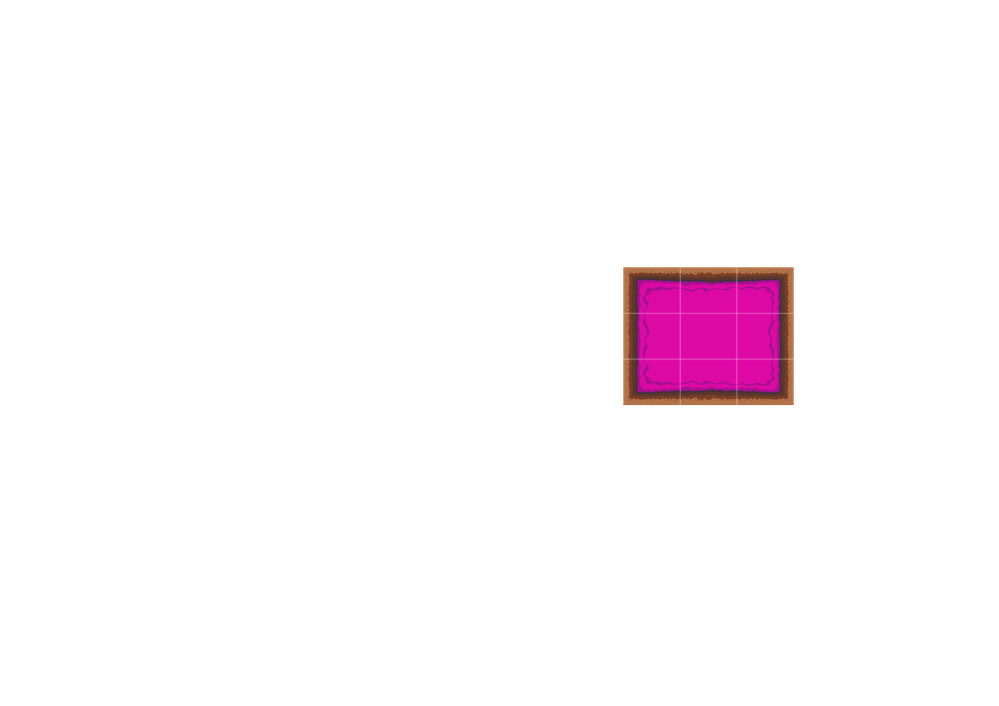
#> input picture gay_poison_tiles_v1.png, 999 x 706 px, shrunk from 3508 x 2480 before the run
$ python stitch_images.py
#> lines starting #> are read from the running program, lines starting #| are printed output that depends on the picture
import os
from PIL import Image
import tkinter as tk
from tkinter import filedialog

# Function to read all images from a directory and return them in alphabetical order
def read_images_from_directory(directory):
    files = sorted([f for f in os.listdir(directory) if f.endswith(('png', 'jpg', 'jpeg'))])
    images = [Image.open(os.path.join(directory, f)).convert("RGBA") for f in files]
    return images

# Function to remove the bottom transparent portion of an image
def crop_bottom_transparent(image):
    # Get the alpha channel of the image
    alpha = image.split()[-1]
    # Find the lowest non-transparent pixel
    non_transparent = alpha.getdata()
    bottom = len(non_transparent) - 1
    while bottom >= 0 and non_transparent[bottom] == 0:
        bottom -= 1
    if bottom < 0:
        return image  # Image is fully transparent

    bottom = bottom // image.width
    return image.crop((0, 0, image.width, bottom + 1))

# Function to determine the max height and width of images
def get_max_dimensions(images):
    max_height = max(image.height for image in images)
    max_width = max(image.width for image in images)
    return max_height, max_width

# Main function to create the final image grid
def create_image_grid(images, grid_width, grid_height, output_path):
    # Crop images to remove bottom transparent portions
    cropped_images = [crop_bottom_transparent(image) for image in images]

    max_height, max_width = get_max_dimensions(cropped_images)
    max_size = max(max_height, max_width)

    # Create a new image with the specified grid dimensions
    grid_image = Image.new('RGBA', (grid_width * max_size, grid_height * max_size), (255, 255, 255, 0))

    for index, image in enumerate(cropped_images):
        row = index // grid_width
        col = index % grid_width
        x = col * max_size + (max_size - image.width) // 2
        y = (row + 1) * max_size - image.height
        grid_image.paste(image, (x, y), image)

    grid_image.save(output_path)

# Function to open directory chooser dialog
def choose_directory():
    root = tk.Tk()
    root.withdraw()
    directory = filedialog.askdirectory()
#> the answer given: ..
    return directory

# Function to open save file dialog
def choose_save_file():
    root = tk.Tk()
    root.withdraw()
    file_path = filedialog.asksaveasfilename(defaultextension=".png", filetypes=[("PNG files", "*.png")])
    return file_path

# Main script execution
if __name__ == "__main__":
    # Use tkinter to choose the directory of images
    image_directory = choose_directory()

    # Use tkinter to choose where to save the final PNG
    output_image_path = choose_save_file()

    if image_directory and output_image_path:
        # Constants for grid dimensions
        grid_width = 14
        grid_height = 5

        # Read images and create the image grid
        images = read_images_from_directory(image_directory)
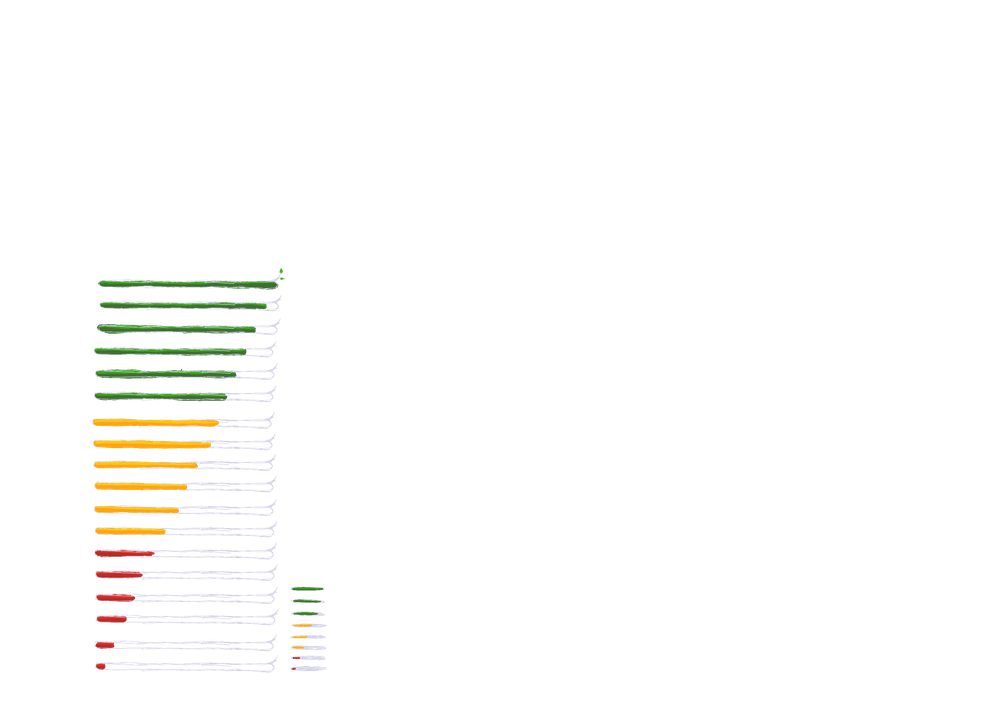
#> input picture goblin_and_base_hp_bars_v2.png, 999 x 706 px, shrunk from 3508 x 2480 before the run
#> images = 2 items
        create_image_grid(images, grid_width, grid_height, output_image_path)
#> in crop_bottom_transparent, `alpha = image.split()[-1]`:
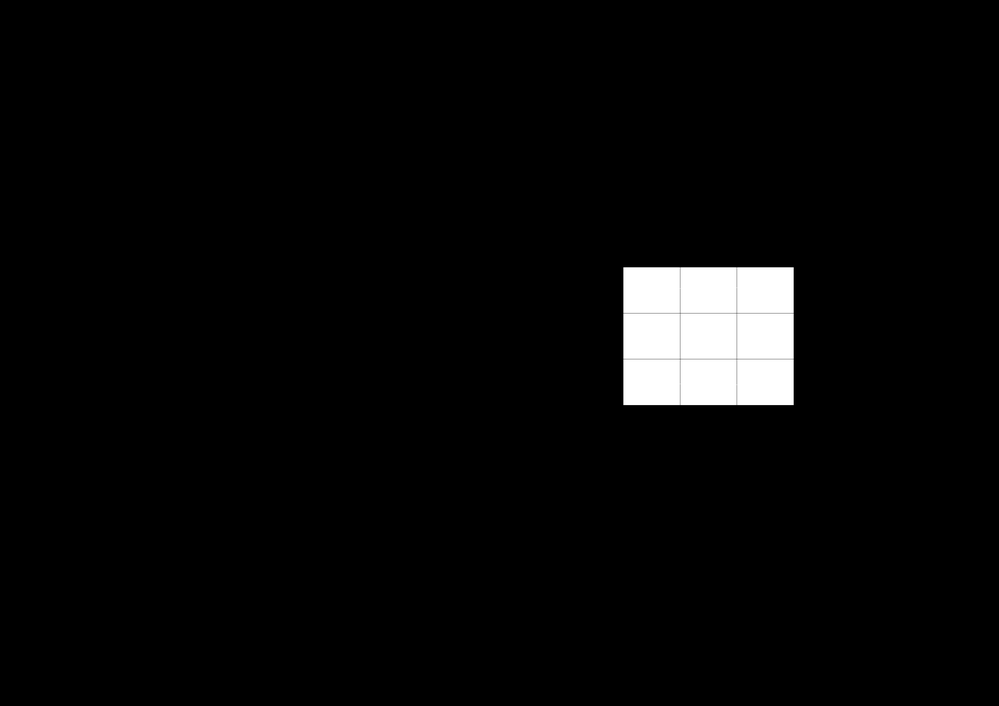
#> alpha: PIL image 999x706 L; min 0, max 255, mean 8.4
#> in crop_bottom_transparent, `bottom = len(non_transparent) - 1`: bottom = 705293
#> the loop in crop_bottom_transparent, `while bottom >= 0 and non_transparent[bottom] == 0:` made 297907 passes
#> bottom on passes 1 to 3: 705292, 705291, 705290
#> after the loop in crop_bottom_transparent, `while bottom >= 0 and non_transparent[bottom] == 0:`: bottom = 407386
#> in crop_bottom_transparent, `bottom = bottom // image.width`: bottom = 407
#> in crop_bottom_transparent, `return image.crop((0, 0, image.width, bottom + 1))`:
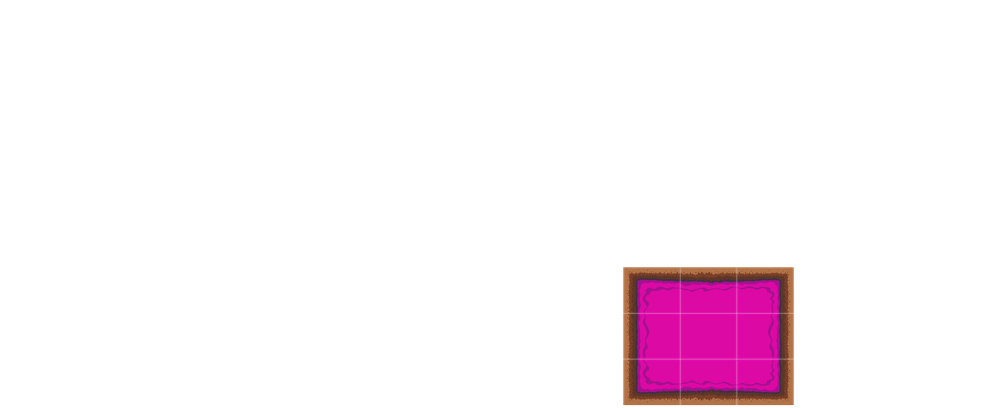
#> returned value: PIL image 999x408 RGBA; mean R, G, B, A 11.1, 2.3, 7.5, 14.5; transparent parts drawn white
#> in crop_bottom_transparent (call 2), `alpha = image.split()[-1]`:
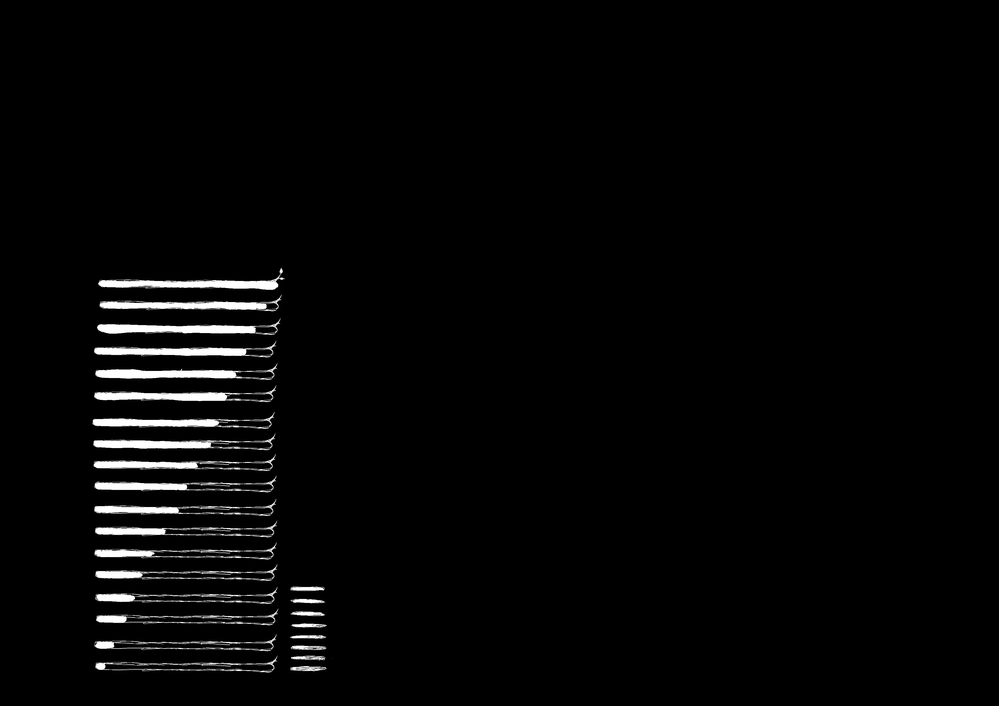
#> alpha: PIL image 999x706 L; min 0, max 255, mean 5.9
#> in crop_bottom_transparent (call 2), `bottom = len(non_transparent) - 1`: bottom = 705293
#> the loop in crop_bottom_transparent (call 2), `while bottom >= 0 and non_transparent[bottom] == 0:` made 31696 passes
#> after the loop in crop_bottom_transparent (call 2), `while bottom >= 0 and non_transparent[bottom] == 0:`: bottom = 673597
#> in crop_bottom_transparent (call 2), `bottom = bottom // image.width`: bottom = 674
#> in crop_bottom_transparent (call 2), `return image.crop((0, 0, image.width, bottom + 1))`:
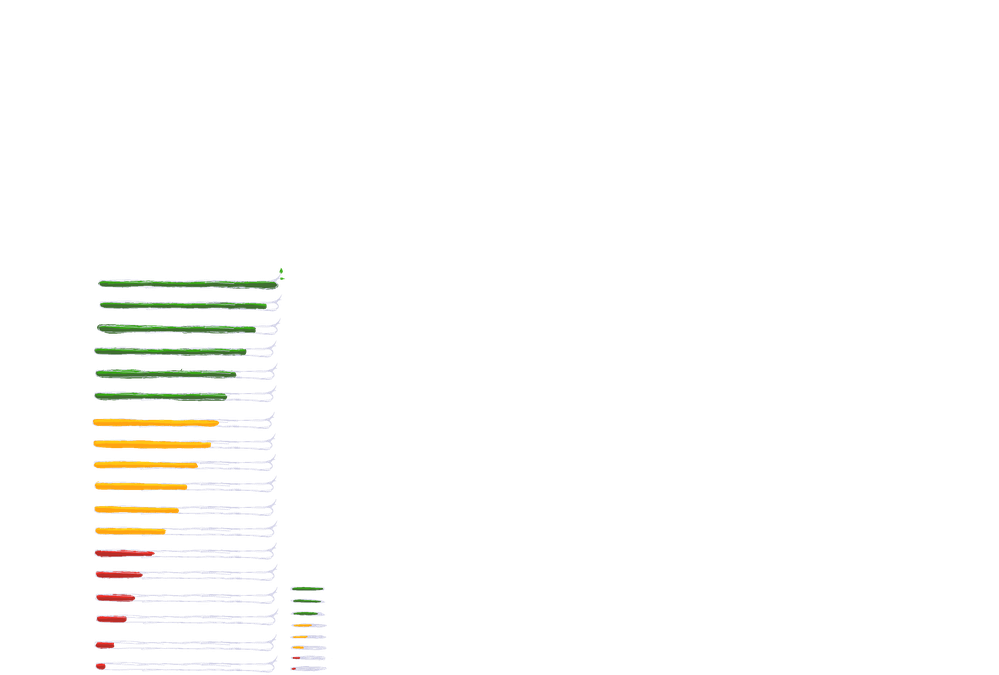
#> returned value: PIL image 999x675 RGBA; mean R, G, B, A 9.5, 9.4, 8.4, 6.1; transparent parts drawn white
#> in create_image_grid, `cropped_images = [crop_bottom_transparent(image) for image in images]`: cropped_images = 2 items
#> in get_max_dimensions, `max_height = max(image.height for image in images)`: max_height = 675
#> in get_max_dimensions, `max_width = max(image.width for image in images)`: max_width = 999
#> in create_image_grid, `max_height, max_width = get_max_dimensions(cropped_images)`: max_height = 675; max_width = 999
#> the loop in create_image_grid, `for index, image in enumerate(cropped_images):` made 2 passes
#> (row, col, x, y) on passes 1 to 2: (0, 0, 0, 591), (0, 1, 999, 324)

        print(f"Image grid saved to {output_image_path}")
    else:
        print("Directory or output path not selected.")
